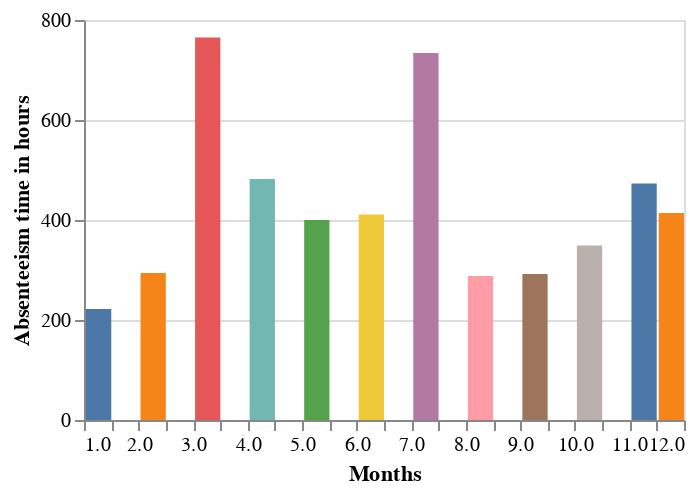

The cell this chart's notebook holds for it:
### Code cell
alt.Chart(new_project1).mark_bar().encode(                                                         #Selecting Bar chart for visualization
    alt.X('Month_of_absence:Q',axis=alt.Axis(title='Months',ticks=True),bin=alt.Bin(maxbins=30)),  #Assigning data to x-axis, adding title and adding maximum number of bins to x-axis
    alt.Y('sum(Absenteeism_time_in_hours):Q',axis=alt.Axis(title='Absenteeism time in hours')),    #Assigning data to Y-axis and adding title
    color=alt.Color('Month_of_absence:N',legend=None)                                              #Assigning color to visualization and adding title
).properties(width=300,height=200)                                                                 #Assigning height and width of the plot

### Figure 1 — Vega-Lite specification as saved in the notebook (floating-point values rounded to 4 significant figures; data arrays with more than 128 entries replaced by an {"elided": "..."} marker saying what was removed)
{"config": {"view": {"continuousWidth": 400, "continuousHeight": 300}}, "data": {"name": "data-0f72908c7ca9d9af55a15345805943a7"}, "mark": "bar", "encoding": {"color": {"field": "Month_of_absence", "legend": null, "type": "nominal"}, "x": {"axis": {"ticks": true, "title": "Months"}, "bin": {"maxbins": 30}, "field": "Month_of_absence", "type": "quantitative"}, "y": {"aggregate": "sum", "axis": {"title": "Absenteeism time in hours"}, "field": "Absenteeism_time_in_hours", "type": "quantitative"}}, "height": 200, "width": 300, "$schema": "https://vega.github.io/schema/vega-lite/v4.17.0.json", "datasets": {"data-0f72908c7ca9d9af55a15345805943a7": {"elided": "696 records"}}}
